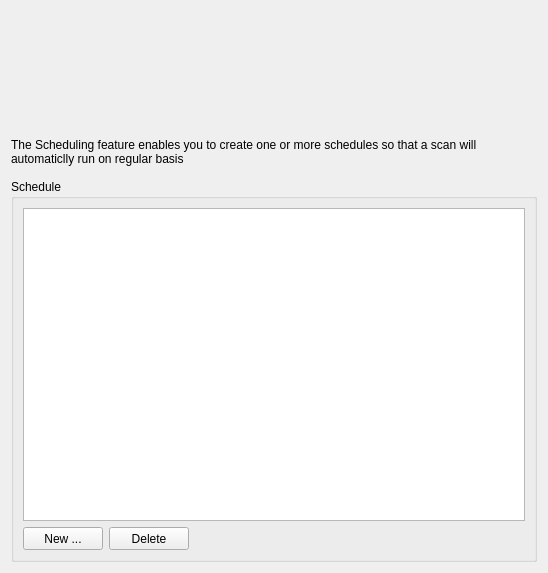
<?xml version="1.0" encoding="UTF-8"?>
<ui version="4.0">
 <class>ScheduleWidget</class>
 <widget class="QWidget" name="ScheduleWidget">
  <property name="geometry">
   <rect>
    <x>0</x>
    <y>0</y>
    <width>548</width>
    <height>573</height>
   </rect>
  </property>
  <property name="windowTitle">
   <string>Form</string>
  </property>
  <layout class="QGridLayout" name="gridLayout_3">
   <item row="0" column="1">
    <spacer name="verticalSpacer_2">
     <property name="orientation">
      <enum>Qt::Vertical</enum>
     </property>
     <property name="sizeType">
      <enum>QSizePolicy::Fixed</enum>
     </property>
     <property name="sizeHint" stdset="0">
      <size>
       <width>20</width>
       <height>120</height>
      </size>
     </property>
    </spacer>
   </item>
   <item row="1" column="0" colspan="2">
    <widget class="QLabel" name="label">
     <property name="sizePolicy">
      <sizepolicy hsizetype="Preferred" vsizetype="Fixed">
       <horstretch>0</horstretch>
       <verstretch>0</verstretch>
      </sizepolicy>
     </property>
     <property name="text">
      <string>The Scheduling feature enables you to create one or more schedules so that a scan will automaticlly run on regular basis</string>
     </property>
     <property name="wordWrap">
      <bool>true</bool>
     </property>
    </widget>
   </item>
   <item row="2" column="0" colspan="2">
    <widget class="QGroupBox" name="groupBox">
     <property name="sizePolicy">
      <sizepolicy hsizetype="Preferred" vsizetype="Preferred">
       <horstretch>0</horstretch>
       <verstretch>0</verstretch>
      </sizepolicy>
     </property>
     <property name="title">
      <string>Schedule</string>
     </property>
     <property name="flat">
      <bool>true</bool>
     </property>
     <layout class="QGridLayout" name="gridLayout">
      <item row="0" column="0">
       <widget class="QListWidget" name="listWidget">
        <property name="sizePolicy">
         <sizepolicy hsizetype="Expanding" vsizetype="Preferred">
          <horstretch>0</horstretch>
          <verstretch>0</verstretch>
         </sizepolicy>
        </property>
       </widget>
      </item>
      <item row="1" column="0">
       <layout class="QHBoxLayout" name="horizontalLayout">
        <item>
         <widget class="QPushButton" name="newButton">
          <property name="maximumSize">
           <size>
            <width>16777215</width>
            <height>23</height>
           </size>
          </property>
          <property name="text">
           <string>New ...</string>
          </property>
         </widget>
        </item>
        <item>
         <widget class="QPushButton" name="deleteButton">
          <property name="maximumSize">
           <size>
            <width>16777215</width>
            <height>23</height>
           </size>
          </property>
          <property name="text">
           <string>Delete</string>
          </property>
         </widget>
        </item>
        <item>
         <spacer name="horizontalSpacer_2">
          <property name="orientation">
           <enum>Qt::Horizontal</enum>
          </property>
          <property name="sizeHint" stdset="0">
           <size>
            <width>28</width>
            <height>20</height>
           </size>
          </property>
         </spacer>
        </item>
       </layout>
      </item>
     </layout>
    </widget>
   </item>
  </layout>
 </widget>
 <resources/>
 <connections/>
</ui>
